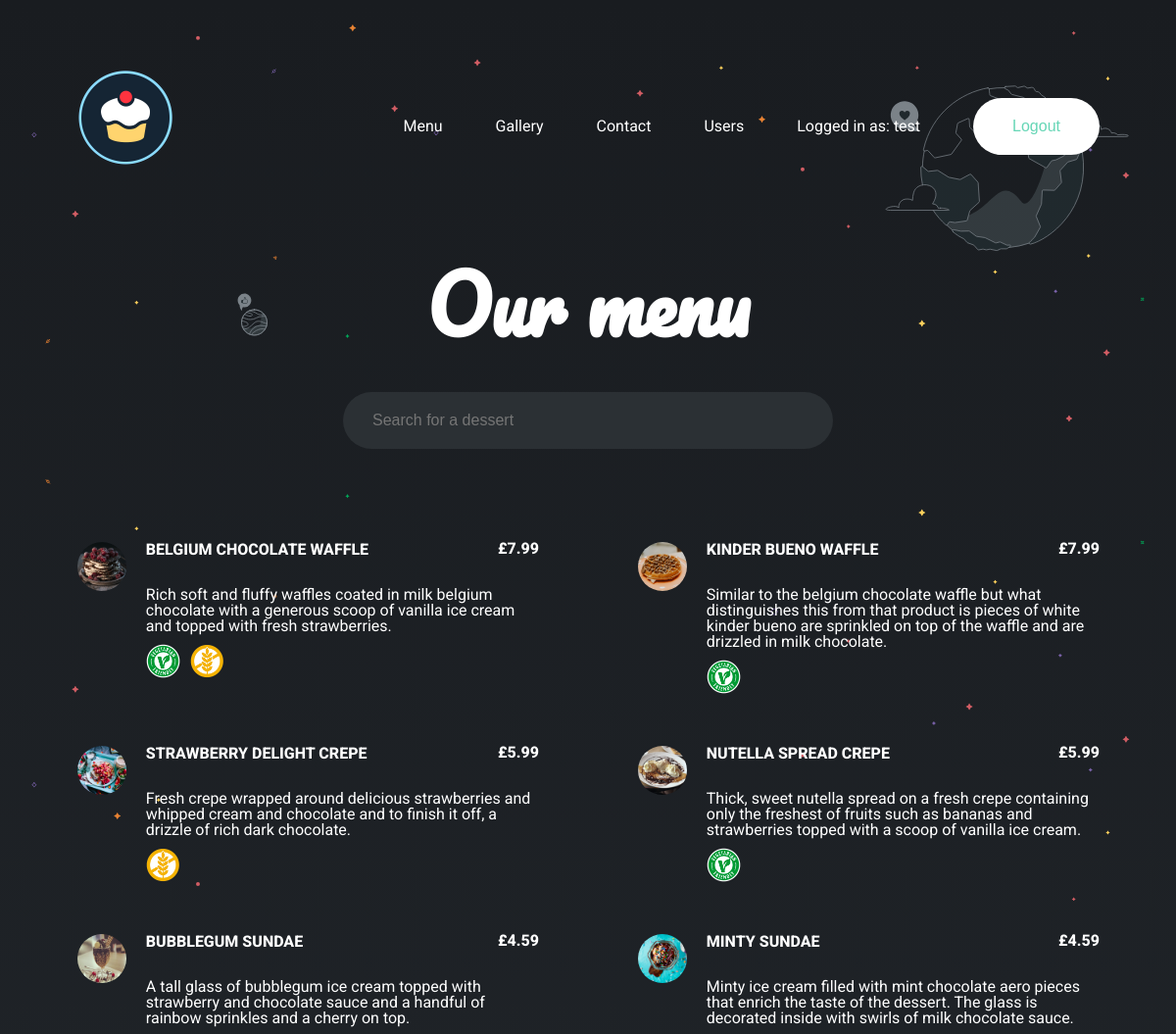
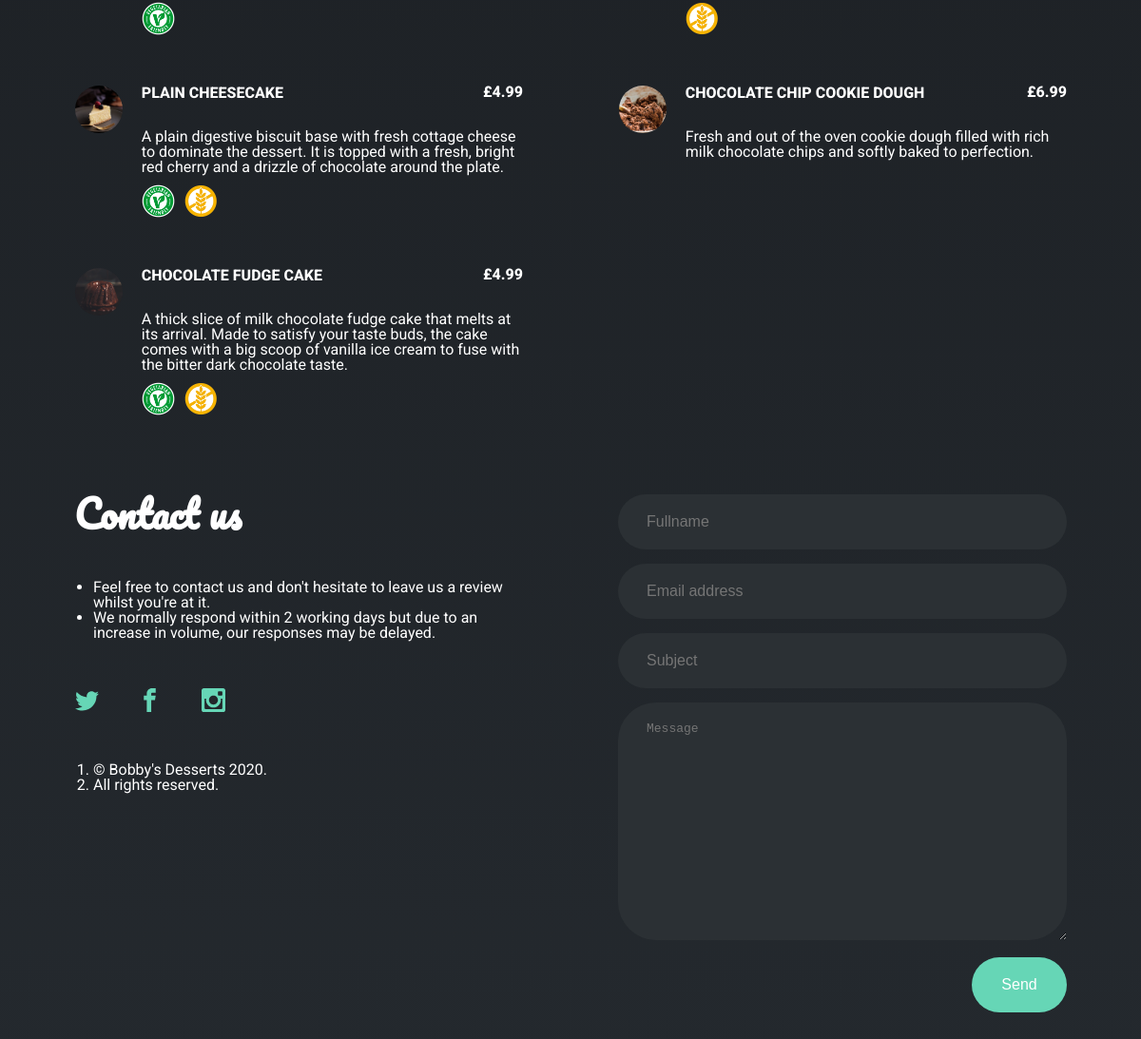
Page /menu.php (signed in) on the committed database (2 pictures, top to bottom).
### tables this page shows
CREATE TABLE `products` (
  `product_id` int(11) NOT NULL,
  `product_name` tinytext NOT NULL,
  `product_price` double NOT NULL,
  `product_description` longtext NOT NULL,
  `special` int(1) NOT NULL DEFAULT '0',
  `vegetarian` int(1) NOT NULL DEFAULT '0',
  `gluten_free` int(1) NOT NULL DEFAULT '0',
  `image_directory` longtext NOT NULL
);

### menu.php (the view, shortened to what this page needs)
<?php require 'includes/dbh.inc.php'; ?>
<!DOCTYPE html>
<html lang="en">
<head>
    <link rel="stylesheet" href="assets/css/main.css">
</head>
<body>
    <header>
        <div class="container">
            <?php require "header.php"?>
            <div class="hero">
                <h1 class="title">Our menu</h1>
            </div>
            <input type="text" id="searchbar" name="searchbar" placeholder="Search for a dessert">
        </div>
    </header>
    <section id="menu">
        <div class="container">
            <div class="product-grid grid">
                <?php
                    $sql = "SELECT * FROM products";
                    $records = mysqli_query($conn, $sql);
                ?>
                <?php
                    while ($row = mysqli_fetch_array($records)) {
                        echo "<div class='product-item item'>
                            <div class='product-name hidden'>".$row['product_name']."</div>
                            <div class='product-info'>
                            <div class='product-name'>".$row['product_name']."</div>
                            <div class='product-image'><img src='".$row['image_directory']."' alt=''></div>
                            <div class='product-price'>£".$row['product_price']."</div>
                            <p>".$row['product_description']."</p>"?>
                        <?php
                            if ($row['vegetarian'] == 1) {
                            echo "<img src='assets/img/vegetarian.png' alt='' class='allergy-image'></img>";
                            }
                            if ($row['gluten_free'] == 1) {
                            echo "<img src='assets/img/gluten_free.png' alt='' class='allergy-image'></img>";
                            }?>
                        <?php echo"</div>
                        </div>";
                    }
                ?>
            </div>
        </div>
    </section>
    <?php require "footer.php"?>
</body>
</html>

### assets/css/main.css (style rules this page uses)
* { box-sizing: border-box; margin: 0; padding: 0; border: 0; outline: 0; font-size: 100%; vertical-align: baseline; background: transparent; }
*:before, *:after { box-sizing: inherit; }
body { color: white; font-weight: 400; font-family: 'Roboto', sans-serif; background-color: #24292e; background-image: url('../img/bg.svg'), linear-gradient(#191c20, #24292e 100%); background-size: contain; background-position: top; background-attachment: fixed; background-repeat: no-repeat; -webkit-font-smoothing: antialiased; -webkit-text-size-adjust: 100%; line-height: 1; }
.container { width: 87%; max-width: 1100px; margin: 0 auto; }
section, header, footer { margin: 70px 0; }
.grid { display: grid; grid-template-columns: 1fr 1fr; grid-column-gap: 100px; grid-row-gap: 50px; margin-top: 80px; }
.product-info { float: right; width: 85%; position: relative; }
.product-name { font-weight: 800; margin-bottom: 30px; text-transform: uppercase; }
.product-image { position: absolute; top: 0; left: -70px; }
.product-image img { border-radius: 999px; width: 50px; height: 50px; }
.product-price { float: right; font-weight: 800; margin-top: -47px; }
.allergy-image { margin: 10px 10px 0 0; width: 35px; height: 35px; }
input, textarea { background: #2B3034; margin-bottom: 15px; border-radius: 999px; padding: 20px 30px; font-weight: 300; width: 100%; color: white; }
h1 { margin: 0; font-family: 'Pacifico', cursive; font-size: 80px; color: white; text-align: center; }
p { font-size: 16px; }
header { text-align: center; width: 100%; }
.hero { z-index: -1; position: relative; padding-top: 200px; text-align: center; max-width: 700px; margin: 0 auto; }
#searchbar { margin-top: 50px; background: #2B3034; border-radius: 999px; padding: 20px 30px; font-weight: 300; width: 500px; }

### rows in the picture
products: product_name "BELGIUM CHOCOLATE WAFFLE", image_directory (picture), product_price "7.99", product_description "Rich soft and fluffy waffles coated in milk belgium chocolate with a generous scoop of vanilla ice cream and topped with fresh strawberries.", vegetarian 1 (drawn), gluten_free 1 (drawn)
products: product_name "KINDER BUENO WAFFLE", image_directory (picture), product_price "7.99", product_description "Similar to the belgium chocolate waffle but what distinguishes this from that product is pieces of white kinder bueno are sprinkled on top of the waffle and are drizzled in milk chocolate.", vegetarian 1 (drawn)
products: product_name "STRAWBERRY DELIGHT CREPE", image_directory (picture), product_price "5.99", product_description "Fresh crepe wrapped around delicious strawberries and whipped cream and chocolate and to finish it off, a drizzle of rich dark chocolate.", gluten_free 1 (drawn)
products: product_name "NUTELLA SPREAD CREPE", image_directory (picture), product_price "5.99", product_description "Thick, sweet nutella spread on a fresh crepe containing only the freshest of fruits such as bananas and strawberries topped with a scoop of vanilla ice cream.", vegetarian 1 (drawn)
products: product_name "BUBBLEGUM SUNDAE", image_directory (picture), product_price "4.59", product_description "A tall glass of bubblegum ice cream topped with strawberry and chocolate sauce and a handful of rainbow sprinkles and a cherry on top.", vegetarian 1 (drawn)
products: product_name "MINTY SUNDAE", image_directory (picture), product_price "4.59", product_description "Minty ice cream filled with mint chocolate aero pieces that enrich the taste of the dessert. The glass is decorated inside with swirls of milk chocolate sauce.", gluten_free 1 (drawn)
products: product_name "PLAIN CHEESECAKE", image_directory (picture), product_price "4.99", product_description "A plain digestive biscuit base with fresh cottage cheese to dominate the dessert. It is topped with a fresh, bright red cherry and a drizzle of chocolate around the plate.", vegetarian 1 (drawn), gluten_free 1 (drawn)
products: product_name "CHOCOLATE CHIP COOKIE DOUGH", image_directory (picture), product_price "6.99", product_description "Fresh and out of the oven cookie dough filled with rich milk chocolate chips and softly baked to perfection."
products: product_name "CHOCOLATE FUDGE CAKE", image_directory (picture), product_price "4.99", product_description "A thick slice of milk chocolate fudge cake that melts at its arrival. Made to satisfy your taste buds, the cake comes with a big scoop of vanilla ice cream to fuse with the bitter dark chocolate taste.", vegetarian 1 (drawn), gluten_free 1 (drawn)

### other values in the picture
$_SESSION['session_username'] "test"
